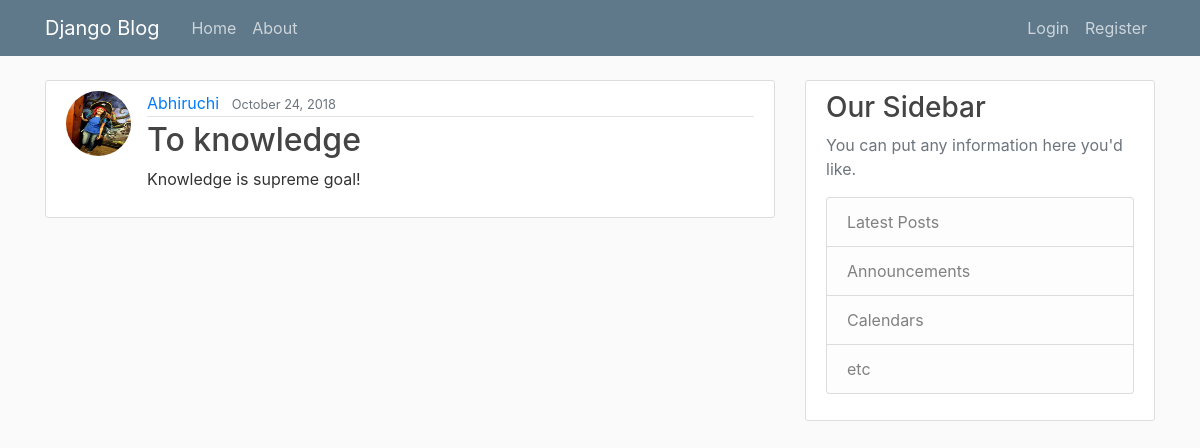
/post/5/, run on the app's committed database.
### blogapp/models.py (models this page shows, shortened)
class Post(models.Model):
    title = models.CharField(max_length=100)
    content = models.TextField()
    date_posted = models.DateTimeField(default=timezone.now)
    author = models.ForeignKey(User, on_delete=models.CASCADE)

### users/models.py (models this page shows, shortened)
class Profile(models.Model):
    user = models.OneToOneField(User, on_delete=models.CASCADE)
    image = models.ImageField(default='default.jpg', upload_to='profile_pics')

### blogapp/views.py (the view)
# urls.py: path('post/<int:pk>/', PostDetailView.as_view(), name='post-detail'),
class PostDetailView(DetailView):
    model = Post

### blogapp/templates/blogapp/post_detail.html (shortened to what this page needs)
{% extends "blogapp/base.html" %}
{% block body_block %}
      <article class="media content-section">
      <img class="rounded-circle article-img" src="{{ object.author.profile.image.url }}">
      <div class="media-body">
      <div class="article-metadata">
        <a class="mr-2" href="{% url 'user-posts' object.author.username%}">{{ object.author }}</a>
        <small class="text-muted">{{ object.date_posted|date:"F d, Y" }}</small>
      </div>
      <h2 class="article-title">{{ object.title }}</h2>
      <p class="article-content">{{ object.content }}</p>
      </div>
    </article>
{% endblock body_block %}

### blogapp/static/blogapp/main.css (style rules this page uses)
body { background: #fafafa; color: #333333; margin-top: 5rem; }
h1, h2, h3, h4, h5, h6 { color: #444444; }
.content-section { background: #ffffff; padding: 10px 20px; border: 1px solid #dddddd; border-radius: 3px; margin-bottom: 20px; }
.article-title { color: #444444; }
.article-content { white-space: pre-line; }
.article-img { height: 65px; width: 65px; margin-right: 16px; }
.article-metadata { padding-bottom: 1px; margin-bottom: 4px; border-bottom: 1px solid #e3e3e3 }

### data on the page
Post: author.profile.image (picture), author "Abhiruchi", date_posted "October 24, 2018", title "To knowledge", content "Knowledge is supreme goal!"
